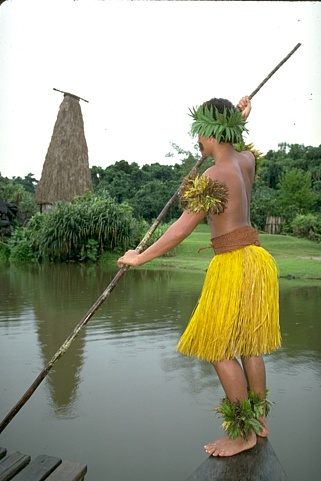
#> input picture Python/Superpixel/BackUp/FH/fishMan.jpg, 321 x 481 px
$ python example.py
#> lines starting #> are read from the running program, lines starting #| are printed output that depends on the picture
# -*- coding: utf-8 -*-

from __future__ import print_function

import matplotlib.pyplot as plt
import numpy
from skimage import io, color,filter
from skimage.data import lena
from skimage.segmentation import felzenszwalb, slic, quickshift
from skimage.segmentation import mark_boundaries
from skimage.util import img_as_float
import fh
import PIL.Image

'''
[::2,::2]表示每隔两个index娶一个sample，就是down-sampling
'''

img = numpy.array(PIL.Image.open("fishMan.jpg"))
#> img is the input picture: shape (481, 321, 3); mean R, G, B 153, 156.2, 133.6
print (type(img))
#| <class 'numpy.ndarray'>
lab = color.rgb2lab(img)
#> lab: shape (481, 321, 3) float64; mean of channels 0, 1, 2 62.6, -4.5, 11.4
print (type(lab))
#| <class 'numpy.ndarray'>
print (lab.shape)
#| (481, 321, 3)
#img = img_as_float(lena()[::2, ::2])

segments_slic = slic(img, n_segments=100, compactness=10, sigma=1,enforce_connectivity=True)
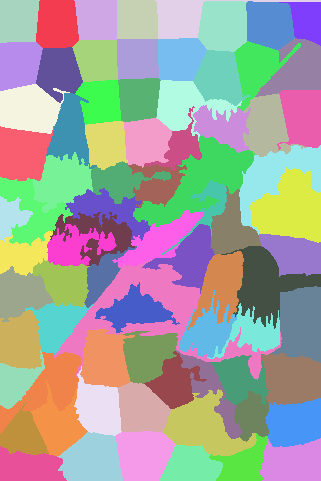
#> segments_slic: shape (481, 321) int64; 78 distinct labels, from 1 to 78; one colour per label, 0 black
slicNum=len(numpy.unique(segments_slic))
#> slicNum = 78
print (type(segments_slic))
#| <class 'numpy.ndarray'>
#这一句是吧slic的结果保存下来，在cpp中调试用的
numpy.savetxt('test.txt', segments_slic, fmt='%1i')

segments_slic=segments_slic.astype(numpy.int32)
#> segments_slic: shape (481, 321) int32; 78 distinct labels, from 1 to 78


c=10
min_size=100
sigma=0.8
plt.figure()


#> (the run stopped early here; a loop or call above may not have finished)
